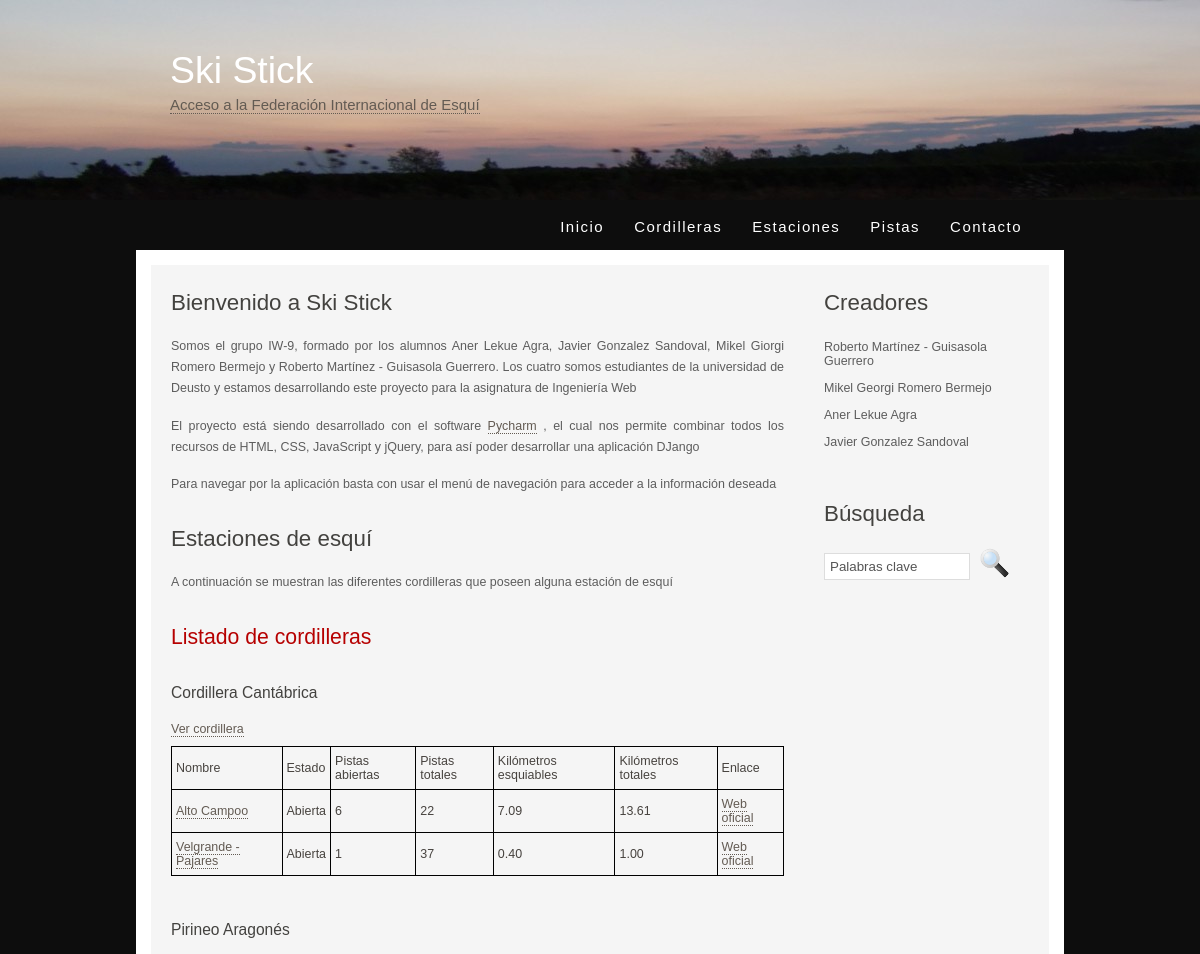
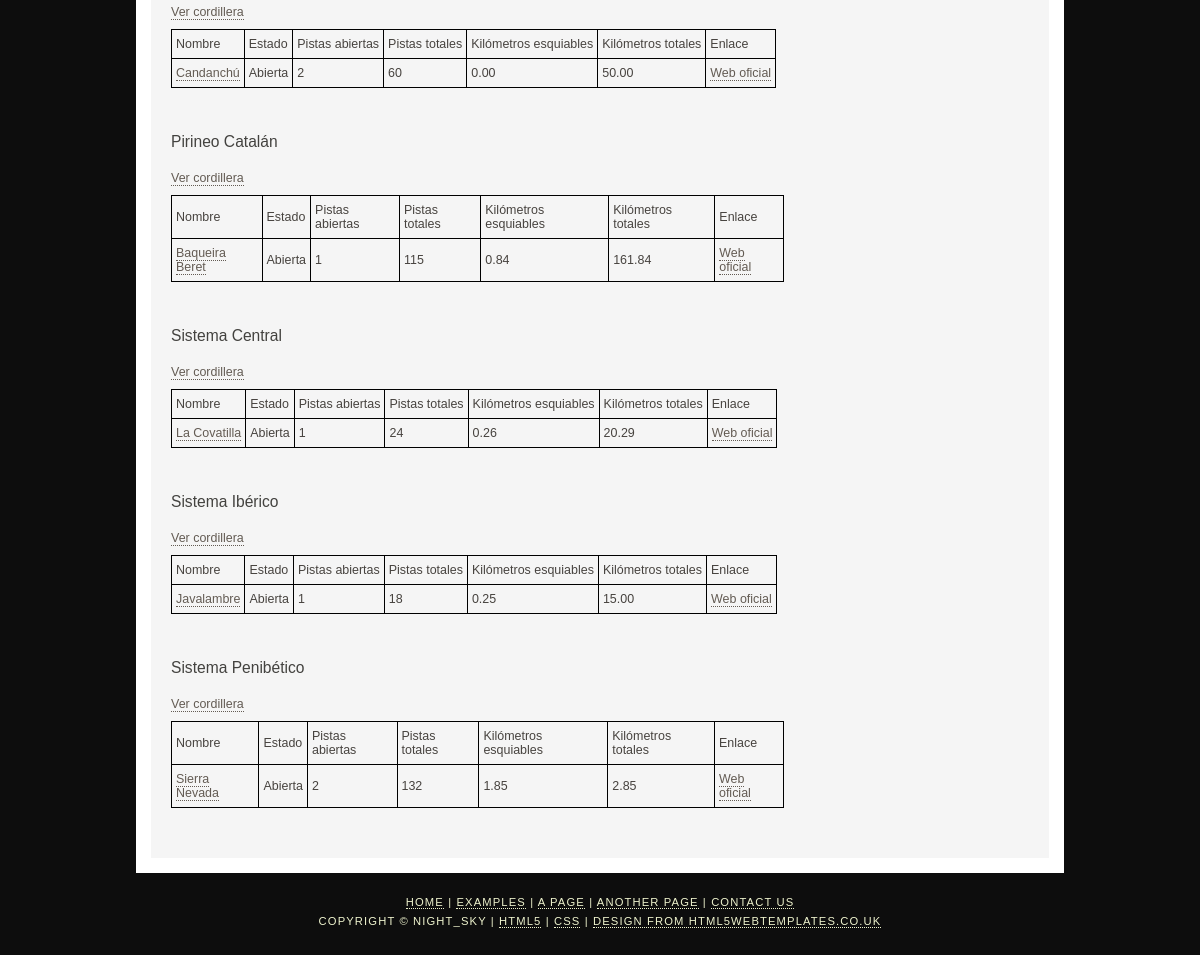
/index, run on the app's committed database (2 pictures, top to bottom).
### appIW/models.py (models this page shows, shortened)
class Cordillera(models.Model):
    nombre = models.CharField(max_length=50)

class Estacion(models.Model):
    cordillera = models.ForeignKey(Cordillera, on_delete=models.CASCADE)
    nombre = models.CharField(max_length=50)
    abierta = models.BooleanField()
    nPistas = models.IntegerField()
    nPistasTotales = models.IntegerField()
    nKilometros = models.DecimalField(decimal_places=2, max_digits=6)
    nKilometrosTotales = models.DecimalField(decimal_places=2, max_digits=6)
    enlacePagina = models.CharField(max_length=200)

### appIW/views.py (the view)
# urls.py: path('index', views.index, name='indice'), #portada de la web con dos estaciones por localización
def index(request):
    cordilleras = get_list_or_404(Cordillera.objects.order_by('nombre'))
    estaciones = get_list_or_404(Estacion.objects.order_by('-nKilometrosTotales'))
    estacionesAbiertas = list()
    for estacion in estaciones:
        if estacion.abierta:
            estacionesAbiertas.append(estacion)
    context = {'listaCordilleras': cordilleras, 'listaEstaciones': estacionesAbiertas}
    return render(request, 'appIW/index.HTML', context)

### appIW/templates/appIW/index.html (shortened to what this page needs)
{% extends "plantilla.html"%}
{% block menu %}
<li><a href="/index" class="selected">Inicio</a></li>
<li><a href="/cordilleras">Cordilleras</a></li>
<li><a href="/estaciones">Estaciones</a></li>
<li><a href="/pistas">Pistas</a></li>
<li><a href="/contacto">Contacto</a></li>
{% endblock %}
{% block contenido %}
<h1>Bienvenido a Ski Stick</h1>
<p align="justify">Somos el grupo IW-9, formado por los alumnos Aner Lekue Agra, Javier Gonzalez Sandoval, Mikel Giorgi
    Romero Bermejo y Roberto Martínez - Guisasola Guerrero. Los cuatro somos estudiantes de la universidad de Deusto y
    estamos desarrollando este proyecto para la asignatura de Ingeniería Web
</p>
<p align="justify">El proyecto está siendo desarrollado con el software <a href="https://www.jetbrains.com/pycharm/">Pycharm</a>
    , el cual nos permite combinar todos los recursos de HTML, CSS, JavaScript y jQuery, para así poder desarrollar una
    aplicación DJango
</p>
<p align="justify">Para navegar por la aplicación basta con usar el menú de navegación para acceder a la información deseada</p>
<h1>Estaciones de esquí</h1>
<p>A continuaci&oacute;n se muestran las diferentes cordilleras que poseen alguna estaci&oacute;n de esqu&iacute;</p>
<h2>Listado de cordilleras</h2>
    <div class="cordilleras">
        {% if listaCordilleras %}
          {% for c in listaCordilleras %}
            <a name={{c.id}}><h3>{{c.nombre}}</h3></a>
            <a href="/cordillera/{{ c.id }}" >Ver cordillera</a>
            {% if listaEstaciones %}
                <div id={{c.id}}body>
                <table>
                    <tr>
                      <td>Nombre</td>
                      <td>Estado</td>
                      <td>Pistas abiertas</td>
                      <td>Pistas totales</td>
                      <td>Kilómetros esquiables</td>
                      <td>Kilómetros totales</td>
                      <td>Enlace</td>
                    </tr>
              {% for e in listaEstaciones %}
                {% if e.cordillera == c %}
                  <tr>
                    <td><a href="/estacion/{{e.id}}">{{e.nombre}}</a></td>
                    <td>{% if e.abierta %}
                      Abierta
                      {% else %}
                      Cerrada
                      {% endif %}
                    </td>
                    <td>{{e.nPistas}}</td>
                    <td>{{e.nPistasTotales}}</td>
                    <td>{{e.nKilometros}}</td>
                    <td>{{e.nKilometrosTotales}}</td>
                      <td><a href="{{ e.enlacePagina }}">Web oficial</a></td>
                  </tr>
                {% endif %}
              {% endfor %}
              </table>
                </div>
            {% else %}
            <p>No hay estaciones</p>
            {% endif %}
          {% endfor %}
        {% else %}
        <p>No hay cordilleras creadas</p>
        {% endif %}
    </div>
{% endblock %}

### appIW/static/style/style.css (style rules this page uses)
html { height: 100%; }
body { font-family: "lucida sans", arial, sans-serif; padding: 0px; margin: 0px; font-size: .78em; background: #0d0d0d; color: #5D5D5D; }
p { margin: 0px; padding: 0px 0px 16px 0px; line-height: 1.7em; }
h1, h2, h3, h4, h5, h6 { font: normal 179% 'century gothic', arial, sans-serif; color: #43423F; margin: 0 0 15px 0; padding: 15px 0 5px 0; }
h2 { font: normal 170% 'century gothic', arial, sans-serif; color: #B60000; }
h3 { font: normal 125% 'century gothic', arial, sans-serif; }
a, a:hover { border-bottom: 1px dotted; color: #635B53; text-decoration: none; }
a { outline: none; }
ul li { list-style-type: square; margin: 0px 0px 6px 0px; padding: 0px; }
ul#menu li { float: left; margin: 5px 0 0 0; padding: 0 0 0 0px; list-style: none; }
ul#menu li a { letter-spacing: 0.1em; font-family: sans-serif; font-size: 120%; display: block; float: left; height: 20px; text-decoration: none; padding: 9px 15px 5px 15px; text-align: center; color: #FFF; border: none; }
table { margin: 10px 0 30px 0; border-collapse: collapse; }
table tr th, table tr td { background: #3B3B3B; color: #FFF; padding: 7px 4px; text-align: left; }
table tr td { background: #F5F5F5; border: 1px solid black; color: #47433F; border-top: 1px solid #000; }

### data on the page
Cordillera: nombre "Cordillera Cantábrica"
Estacion: nombre "Alto Campoo", abierta "Abierta", nPistas "6", nPistasTotales "22", nKilometros "7.09", nKilometrosTotales "13.61"
Estacion: nombre "Velgrande - Pajares", abierta "Abierta", nPistas "1", nPistasTotales "37", nKilometros "0.40", nKilometrosTotales "1.00"
Cordillera: nombre "Pirineo Aragonés"
Estacion: nombre "Candanchú", abierta "Abierta", nPistas "2", nPistasTotales "60", nKilometros "0.00", nKilometrosTotales "50.00"
Cordillera: nombre "Pirineo Catalán"
Estacion: nombre "Baqueira Beret", abierta "Abierta", nPistas "1", nPistasTotales "115", nKilometros "0.84", nKilometrosTotales "161.84"
Cordillera: nombre "Sistema Central"
Estacion: nombre "La Covatilla", abierta "Abierta", nPistas "1", nPistasTotales "24", nKilometros "0.26", nKilometrosTotales "20.29"
Cordillera: nombre "Sistema Ibérico"
Estacion: nombre "Javalambre", abierta "Abierta", nPistas "1", nPistasTotales "18", nKilometros "0.25", nKilometrosTotales "15.00"
Cordillera: nombre "Sistema Penibético"
Estacion: nombre "Sierra Nevada", abierta "Abierta", nPistas "2", nPistasTotales "132", nKilometros "1.85", nKilometrosTotales "2.85"
